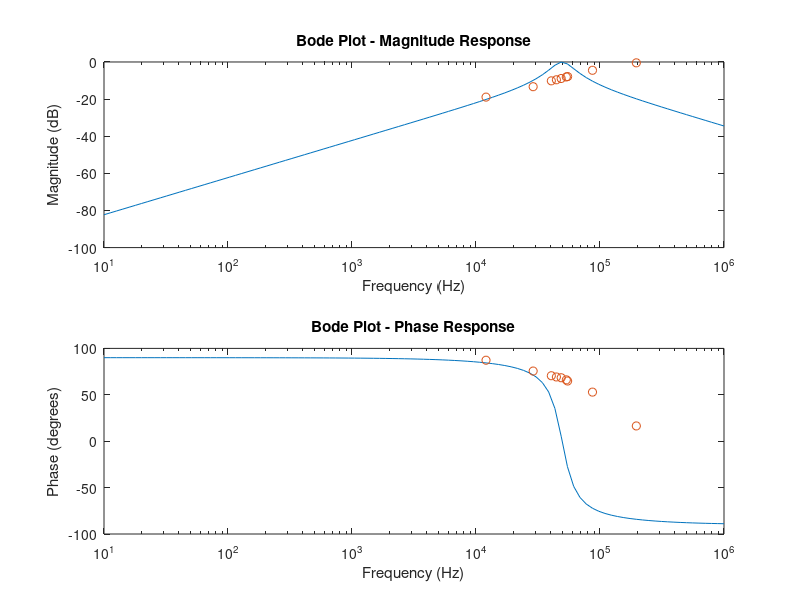

Recreate this plot in MATLAB.

R = 3845; 
L = 4.7e-3; 
C = 0.0022e-6; 

frequencies = logspace(1, 6, 100); 

Z2 = 1 ./ (1 ./ (1i * 2 * pi * frequencies * L) + 1i * 2 * pi * frequencies * C);

H = Z2 ./ (R + Z2)

figure;
subplot(2,1,1);
semilogx(frequencies, 20*log10(abs(H)))
xlabel('Frequency (Hz)');
ylabel('Magnitude (dB)');
title('Bode Plot - Magnitude Response');

hold on 
vA = [1.925 1.9 1.95 1.9 1.9 1.9 1.925 1.9 1.9];
vB = [0.69 0.215 1.85 0.59 0.77 0.41 1.15 0.63 0.75];
fexp = [48626 12045 196304 40500 54800 28900 86970 44500 53500];
ampGain = vB./vA;
semilogx(fexp, 20*log10(ampGain), 'o');
hold off

subplot(2,1,2);
semilogx(frequencies, angle(H)*180/pi);
xlabel('Frequency (Hz)');
ylabel('Phase (degrees)');
title('Bode Plot - Phase Response');

hold on

phase = [68.37 87.25 16.44 70.53 64.84 75.59 52.89 69.21 66.11];
semilogx(fexp, phase, 'o');
hold off
